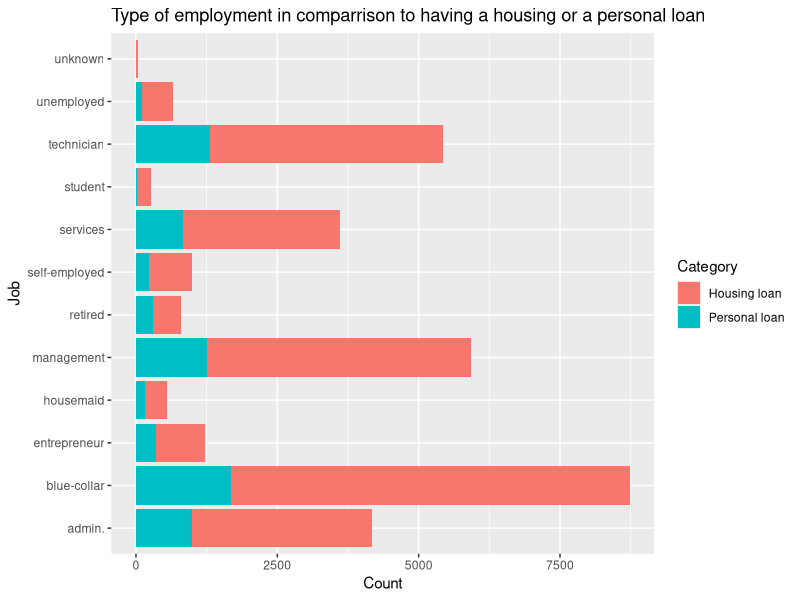
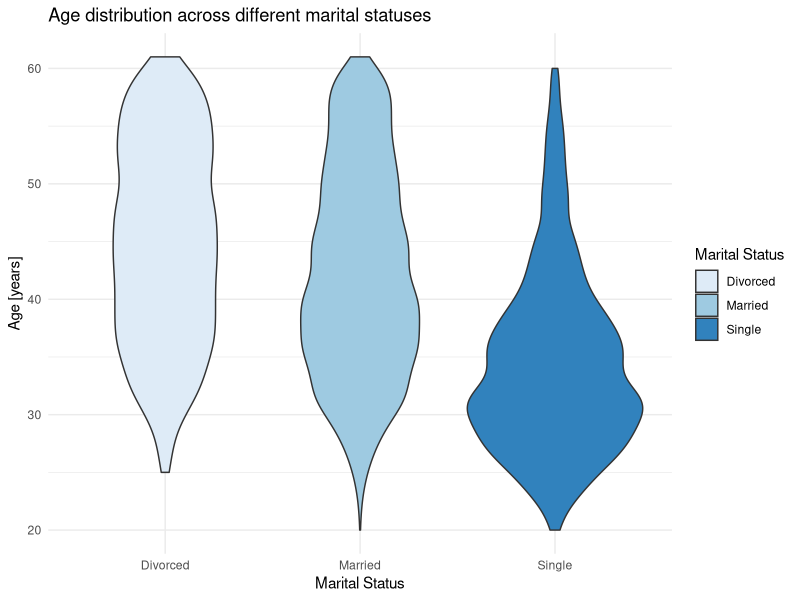
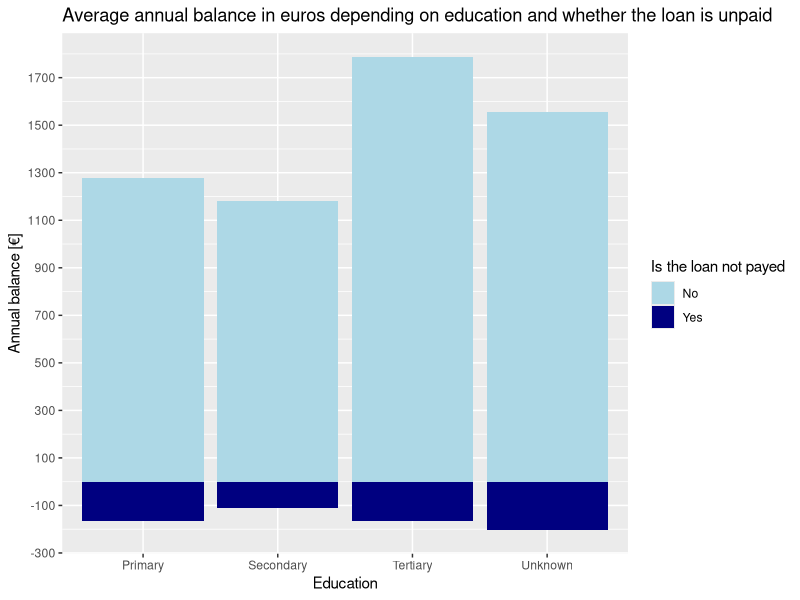
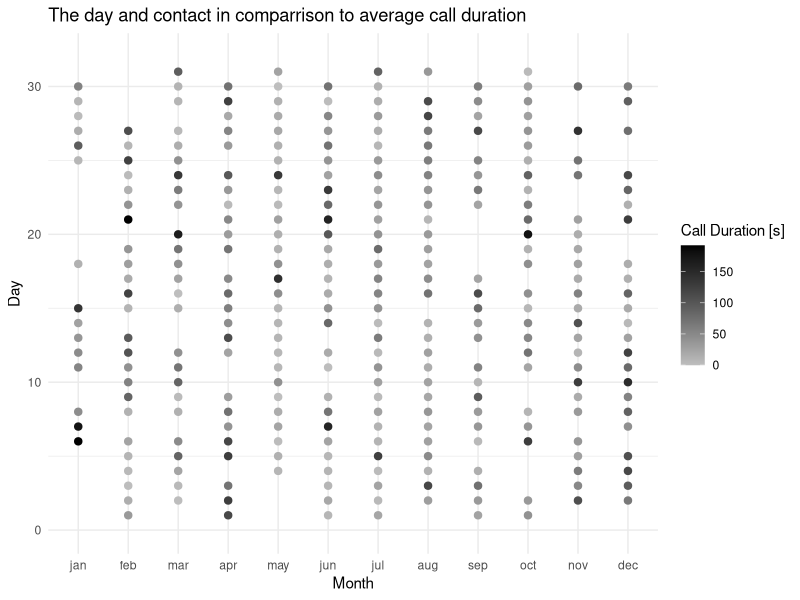
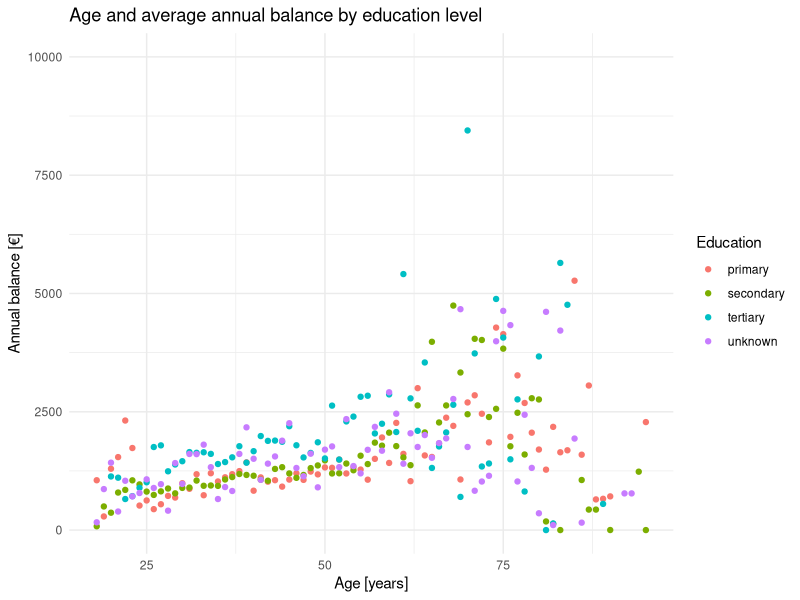
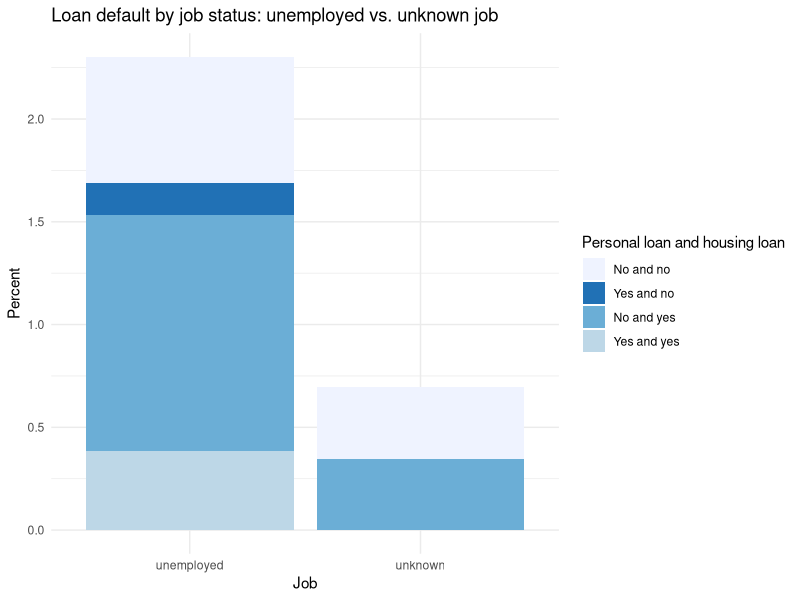

Write R code to recreate these figures, in order.
## ---- chunk 1
knitr::opts_chunk$set(echo = TRUE)
library(dplyr)
library(ggplot2)
library(tidyr)
library(RColorBrewer)
getwd()

### Wczytanie danych
df <- read.csv("dane.csv")


## ---- chunk 2

# Zrobię wykres kolumnowy ukazujący ilość osób w danym zawodze posiadających kredyt mieszkaniowy lub pożyczkę osobistą.

df %>%
  mutate(
    housing = ifelse(housing == "yes", 1, 0),  
    loan = ifelse(loan == "yes", 1, 0)         
  ) %>% 
  group_by(job) %>% 
  summarise(
    n_house = sum(housing,na.rm = TRUE),
    n_loan = sum(loan,na.rm = TRUE)
  ) %>% 
  pivot_longer(cols = c(n_house, n_loan), names_to = "Category", values_to = "n") %>% 
  ggplot(aes(x = job, y = n, fill = Category)) +
  scale_fill_discrete(labels = c("n_house" = "Housing loan", "n_loan" = "Personal loan")) +
  geom_col() +
  coord_flip() +
  labs(title = "Type of employment in comparrison to having a housing or a personal loan",
       x = "Job",
       y = "Count") 
## ---- chunk 3
df %>% 
  filter(contact == "unknown")%>% 
  ggplot(aes(x = marital, y = age,fill = marital)) +
  geom_violin() +
  theme_minimal() +
  scale_x_discrete(labels = c("divorced" = "Divorced", "married" = "Married", "single" = "Single", "marital" = "Marital Status")) +
  scale_fill_manual(values = RColorBrewer::brewer.pal(n = 3, name = "Blues"), labels = c("divorced" = "Divorced", "married" = "Married", "single" = "Single", "marital" = "Marital status")) +
  labs(title = "Age distribution across different marital statuses",
       x = "Marital Status",
       y = "Age [years]",
       fill = "Marital Status" ) 


## ---- chunk 4

df %>% 
  group_by(education,default) %>% 
  summarise(n = mean(balance)) %>% 
  ggplot(aes(x = education, y = n, fill = default)) + 
  geom_col() +
  labs(title = "Average annual balance in euros depending on education and whether the loan is unpaid",
       x = "Education",
       y = "Annual balance [€]",
       fill = "Is the loan not payed" ) +
  scale_x_discrete(labels = c("primary" = "Primary", "secondary" = "Secondary","tertiary" = "Tertiary", "unknown" = "Unknown"))+
  scale_fill_manual(values = c("yes" = "navy", "no" = "lightblue"),labels = c("yes" = "Yes", "no" = "No")) +
  scale_y_continuous(breaks = seq(-300, 1800, by = 200))
  

## ---- chunk 5

# najpierw sobię obliczę średnia a następnie ją sobie odejmę
x <- df %>% 
  summarise(n = mean(duration))
x<- floor(x[[1]])

df %>% 
  group_by(day,month) %>% 
  summarise(n = floor(mean(duration))) %>% 
  mutate(n = abs(x-n)) %>% 
  mutate(month = factor(month,levels = c("jan", "feb", "mar", "apr","may","jun","jul","aug","sep","oct","nov","dec"))) %>% 
  filter(n < 200) %>% 
  ggplot(aes (x = month, y = day, color = n)) +
  geom_point(size = 2.2) +
  scale_color_gradient(low = "grey", high = "black") +
  theme_minimal() + 
  labs(title = "The day and contact in comparrison to average call duration",
       x = "Month",
       y = "Day",
       color = "Call Duration [s]") +
  ylim(0,32)

## ---- chunk 6

df %>% 
  group_by(age,education) %>% 
  summarise(n = floor(mean(balance))) %>% 
  filter(n<10000) %>% 
  ggplot(aes(x = age, y = n, colour = education)) +
  geom_point() +
  theme_minimal()+
  labs(title = "Age and average annual balance by education level",
       x = "Age [years]",
       y = "Annual balance [€]",
       colour = "Education") +
  ylim(0,10000)
  

## ---- chunk 7

df %>% 
  filter(job == "unknown"| job == "unemployed") %>% 
  group_by(job, housing,loan,default) %>% 
  summarise(n = n()) %>% 
  group_by(job) %>%
  mutate(percent = n / sum(n) * 100) %>% 
  filter(default == "yes") %>% 
  ggplot(aes(x = job, y = percent, fill = interaction(loan,housing))) +
  geom_col() +
  labs(title = "Loan default by job status: unemployed vs. unknown job",
       x = "Job",
       y = "Percent",
       fill = "Personal loan and housing loan") +
  scale_fill_manual( values = c("no.no" = "#EFF3FF", "yes.yes" = "#BDD7E7", "no.yes" = "#6BAED6","yes.no" = "#2171B5"),labels = c("no.no" = "No and no", "yes.yes" = "Yes and yes", "no.yes" = "No and yes", "yes.no" = "Yes and no")) +
  theme_minimal()


RColorBrewer::brewer.pal(n = 4, name = "Blues")

  
  
